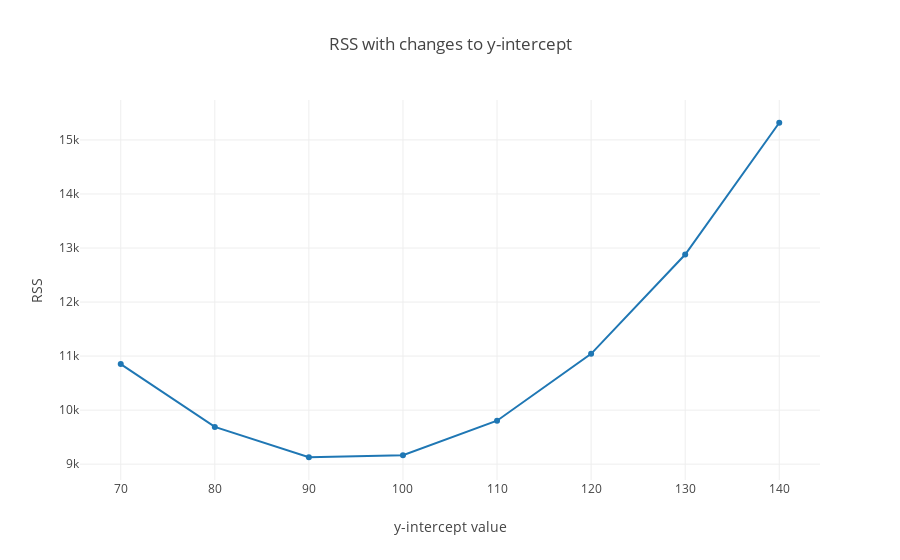

This figure's notebook cell:
### Markdown cell above
We quantify the accuracy of the regression line by squaring all of the errors (to eliminate negative values) and adding these squares together, to get our residual sum of squares (RSS).  Armed with a number that describes the line's accuracy (or goodness of fit), we iteratively try new regression lines by adjusting our y-intercept value, $b$, or slope value, $m$, and then assessing goodness of fit.  By finding the values $m$ and $b$ that minimize the RSS, we can find our "best fit line".  

In our cost function below, you can see the sequential values of $b$ and the related RSS values (given a specific value $m$).

### Code cell
import plotly
from plotly.offline import init_notebook_mode, iplot
from graph import m_b_trace, trace_values, plot, build_layout
init_notebook_mode(connected=True)
b_values = list(range(70, 150, 10))
rss = [10852, 9690, 9128, 9166, 9804, 11042, 12880, 15318]

layout = build_layout(options = {'title': 'RSS with changes to y-intercept', 'xaxis': {'title': 'y-intercept value'}, 'yaxis': {'title': 'RSS'}})
cost_curve_trace = trace_values(b_values, rss, mode="line")
plot([cost_curve_trace], layout)

### Figure 1 — Plotly figure (JSON) as saved in the notebook; plotly's stock layout.template omitted (floating-point values rounded to 4 significant figures)
{"data": [{"mode": "line", "name": "data", "text": [], "x": [70, 80, 90, 100, 110, 120, 130, 140], "y": [10852, 9690, 9128, 9166, 9804, 11042, 12880, 15318]}], "layout": {"title": "RSS with changes to y-intercept", "xaxis": {"title": "y-intercept value"}, "yaxis": {"title": "RSS"}}}
